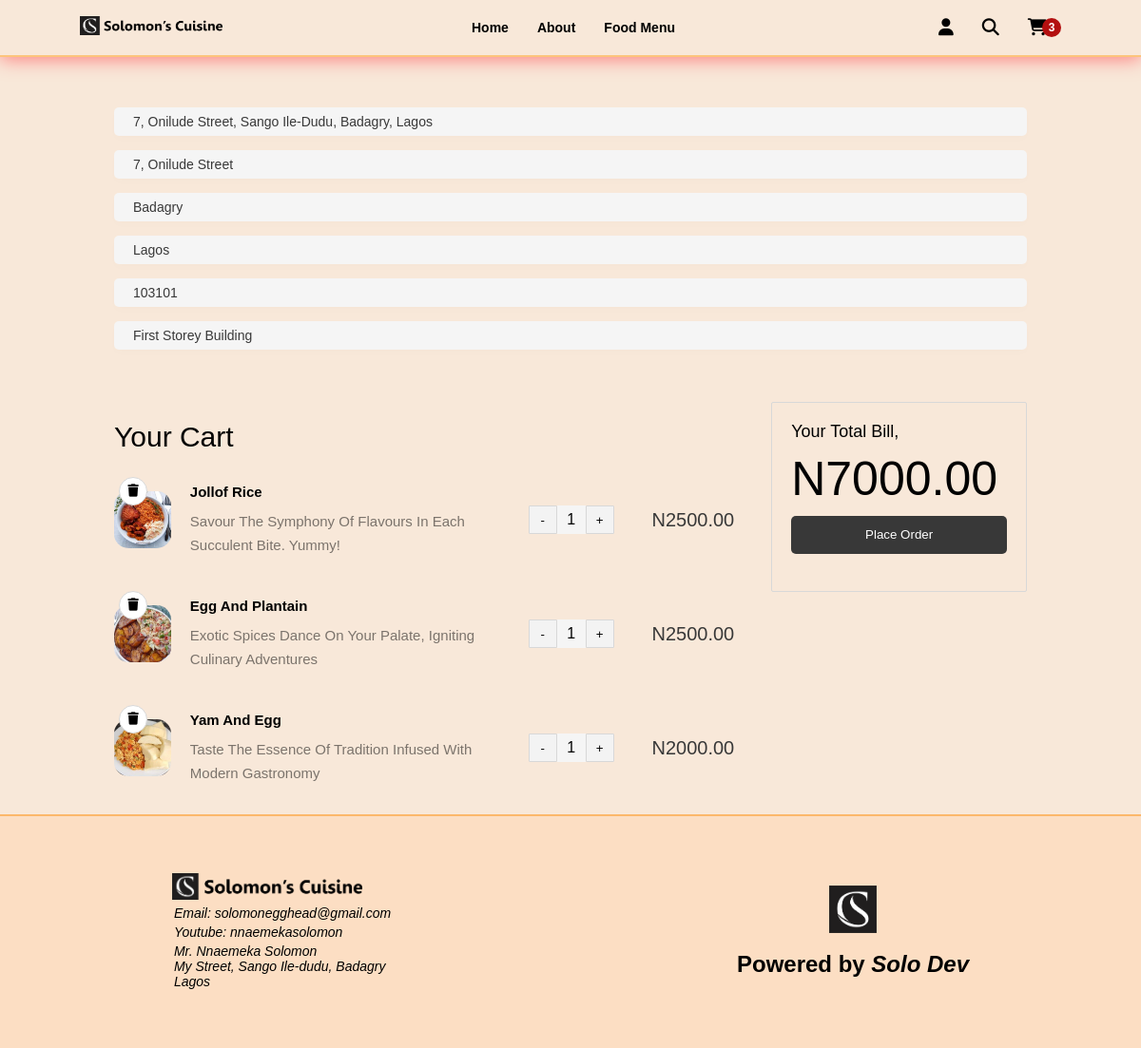
The app's page /checkout/ (signed in) with its own data.
### menu/models.py (models this page shows, shortened)
class Customer(models.Model):
    user = models.OneToOneField(User, on_delete=models.CASCADE)
    address = models.CharField(max_length=200)
    street = models.CharField(max_length=200)
    city = models.CharField(max_length=200)
    state = models.CharField(max_length=200)
    pin_code = models.CharField(max_length=6)
    landmark = models.CharField(max_length=30)
    date_created = models.DateTimeField(auto_now_add=True)
    date_updated = models.DateTimeField(auto_now=True)
    class Meta:
        ordering = ['-date_created', '-date_updated']

class CartItem(models.Model):
    menu = models.ForeignKey(Menu, on_delete=models.CASCADE)
    cart = models.ForeignKey(Cart, on_delete=models.CASCADE)
    quantity = models.IntegerField(default=1)
    date_created = models.DateTimeField(auto_now_add=True)
    date_updated = models.DateTimeField(auto_now=True)
    def get_current_price(self):
        return self.quantity * self.menu.price
    def __str__(self) -> str:
        return self.menu.name
    class Meta:
        verbose_name = "Cart Item"
        ordering = ['-date_created', '-date_updated']

class Menu(models.Model):
    name = models.CharField(max_length=200)
    slug = models.SlugField(editable=False)
    image = models.ImageField(upload_to="menu-image/", default='../static/images/Eba.jpg')
    description = models.TextField()
    price = models.DecimalField(max_digits=10, decimal_places=2)
    popular = models.BooleanField(default=False)
    date_created = models.DateTimeField(auto_now_add=True)
    date_updated = models.DateTimeField(auto_now=True)
    class Meta:
        verbose_name = "Menu"
        verbose_name_plural = "Recipes"
        ordering = ['-date_created', '-date_updated']

class Cart(models.Model):
    name = models.CharField(max_length=100, default="gold")
    checker = models.BooleanField(default=False, editable=False)
    is_paid = models.BooleanField(default=False)
    ref = models.CharField(max_length=100)
    date_created = models.DateTimeField(auto_now_add=True)
    date_updated = models.DateTimeField(auto_now=True)
    def get_cart_total(self):
        print(self.cartitem_set.all())
        cart_items = self.cartitem_set.all()
        price = []
        for cart_item in cart_items:
            price.append(cart_item.get_current_price())
        print(price)
        return sum(price)

### menu/views.py (the view, shortened to what this page needs)
# urls.py: path('checkout/', checkout, name='checkout'),
@login_required(login_url="login")
def checkout(request):
    cart = Cart.objects.filter(is_paid=False, checker=True).first()
    if cart:
        customer = Customer.objects.filter(user=request.user).first()
        if customer:
            form = CheckoutForm(instance=customer)
            if request.method == "POST":
                form = CheckoutForm(request.POST, instance=customer)
                if form.is_valid():
                    form.save()
                    customer = Customer.objects.get(user=request.user)
                    return render(request, "menu/payment.html", {'customer': customer, 'cart': cart, "pub_key": settings.PAYSTACK_PUBLIC_KEY})
        return render(request, 'menu/checkout.html', {'cart': cart, 'form': form })
    else:
        messages.info(request, "please add an item to your cart before you can checkout")
        return redirect("menu")

### menu/forms.py
class CheckoutForm(forms.ModelForm):
    city = forms.CharField(widget=forms.TextInput(attrs={'class': 'form-control', 'placeholder': "city"}))
    address = forms.CharField(widget=forms.TextInput(attrs={'class': 'form-control', 'placeholder': "address"}))
    street = forms.CharField(widget=forms.TextInput(attrs={'class': 'form-control', 'placeholder': "street"}))
    state = forms.CharField(widget=forms.TextInput(attrs={'class': 'form-control', 'placeholder': "state"}))
    pin_code = forms.CharField(widget=forms.NumberInput(attrs={'class': 'form-control', 'placeholder': "pin_code"}))
    landmark = forms.CharField(widget=forms.TextInput(attrs={'class': 'form-control', 'placeholder': "landmark"}))
    class Meta:
        model = Customer
        fields = "__all__"
        exclude = ['user']

### menu/templatetags/extra.py (called while the page is built)
@register.simple_tag
def get_cart_count():
    cartitem = CartItem.objects.filter(cart__is_paid=False, cart__checker=True).count()
    print(cartitem)
    return cartitem

@register.simple_tag
def get_total_price():
    try:
        cart = Cart.objects.get(checker=True, is_paid=False)
        return cart.get_cart_total()
    except Exception as e:
        print(e)

### templates/menu/checkout.html (shortened to what this page needs)
{% extends "components/base.html" %}
{% load static extra %}
{% block content %}
  <div class="alert-box">
  </div>
  <form method="post">
    <div class="form">
      {% for fields in form %}
				<div>
						{{fields}}
				</div>
        {% endfor %}
    </div>
  <div class="cart-section">
    <div class="product-list">
      <p class="section-heading">Your cart</p>
      <div class="cart">
        {% for cart_items in cart.cartitem_set.all %}
          <div class="sm-product">
            <img src="{{ cart_items.menu.image.url }}" class="sm-product-img" alt="">
            <div class="sm-text">
              <p class="sm-product-name">{{ cart_items.menu.name }}</p>
              <p class="sm-des">{{ cart_items.menu.description }} </p>
            </div>
            <div class="item-counter">
              <button class="counter-btn decrement">-</button>
              <p class="item-count">{{ cart_items.quantity }}</p>
              <button class="counter-btn increment">+</button>
            </div>
            <p class="sm-price">N{{ cart_items.menu.price }} </p>
            <a href="{% url "remove_cart" cart_items.id %}"><button class="sm-delete-btn"><i class="fas fa-trash"></i></button></a>
          </div>
        {% endfor %}
      </div>
    </div>
    <div class="checkout-section">
      <div class="checkout-box">
        <p class="text">your total bill,</p>
        <h1 class="bill">N{% get_total_price %} </h1>
        <button class="place-order-btn" type="submit">Place order</button>
      </div>
    </div>
  </div>
  </form>
{% endblock %}

### static/css/style.css (style rules this page uses)
* { margin: 0; padding: 0; box-sizing: border-box; list-style: none; text-decoration: none; color: black; font-family: Verdana, Geneva, Tahoma, sans-serif; }

### static/css/cart.css (style rules this page uses)
.cart-section { background-color: rgb(248, 232, 217); width: 100%; padding: 20px 10vw; display: flex; justify-content: space-between; }
.product-list { width: 70%; }
.checkout-section { width: 28%; }
.section-heading { font-size: 30px; font-weight: 500; margin: 20px 0; text-transform: capitalize; }
.sm-product { width: 100%; height: 100px; display: flex; justify-content: space-between; align-items: center; overflow: hidden; position: relative; margin-bottom: 20px; }
.cart .sm-product:last-child, .sm-product:last-child { margin-bottom: 0; }
.sm-product-img { height: 60px; width: 60px; object-fit: cover; border-radius: 15px; }
.sm-text { width: 50%; }
.sm-product-name { font-size: 15px; font-weight: 700; text-transform: capitalize; }
.sm-des { font-size: 15px; opacity: 0.5; line-height: 25px; text-transform: capitalize; margin-top: 10px; }
.item-counter { width: 90px; height: 30px; display: flex; margin-right: 20px; }
.counter-btn, .item-count { width: 30px; height: 30px; }
.counter-btn { background: #f3f3f3; border: 1px solid rgb(216, 216, 216); border-radius: 1px; cursor: pointer; }
.item-count { text-align: center; line-height: 30px; background: #f5f5f5; }
.sm-price { font-size: 20px; font-weight: 500; color: #383838; }
.sm-delete-btn { position: absolute; top: 5px; left: 5px; width: 30px; height: 30px; display: flex; align-items: center; justify-content: center; border-radius: 50%; background: #fff; border: 1px solid rgb(216, 216, 216); z-index: 2; cursor: pointer; }
.checkout-box { width: 100%; height: 200px; border-radius: 2px; border: 1px solid #d8d8d8; padding: 20px; }
.text { text-transform: capitalize; font-size: 18px; }
.checkout-btn, .place-order-btn { display: block; width: 100%; border: none; outline: none; cursor: pointer; height: 40px; border-radius: 5px; background: #383838; color: #fff; text-align: center; line-height: 40px; text-transform: capitalize; text-decoration: none; }
.bill { font-size: 50px; font-weight: 500; margin: 10px 0; }

### static/css/checkout.css (style rules this page uses)
body { display: block; background-color: rgb(248, 232, 217); }
.form { width: 100%; padding: 20px 10vw; }
.form input { background: #f5f5f5 !important; width: 100% !important; }
input[type="text"], input[type="password"], input[type="email"], input[type="number"] { display: block; width: 300px; height: 30px; padding: 10px 20px; border-radius: 5px; border:none; outline: none; margin: 15px 0; text-transform: capitalize; color: #383838; font-size: 14px; box-shadow: 0 4px 10px rgba(0, 0, 0, 0.01); }

### records on screen
Customer: form "7, onilude Street, Sango Ile-dudu, Badagry, Lagos" "7, Onilude Street" "Badagry" "Lagos" "103101" "First Storey Building"
CartItem: menu.image (picture), menu.name "Jollof Rice", menu.description "Savour The Symphony Of Flavours In Each Succulent Bite. Yummy!", quantity "1", menu.price "2500.00"
CartItem: menu.image (picture), menu.name "Egg And Plantain", menu.description "Exotic Spices Dance On Your Palate, Igniting Culinary Adventures", quantity "1", menu.price "2500.00"
CartItem: menu.image (picture), menu.name "Yam And Egg", menu.description "Taste The Essence Of Tradition Infused With Modern Gastronomy", quantity "1", menu.price "2000.00"
Cart: id.price "7000.00"
